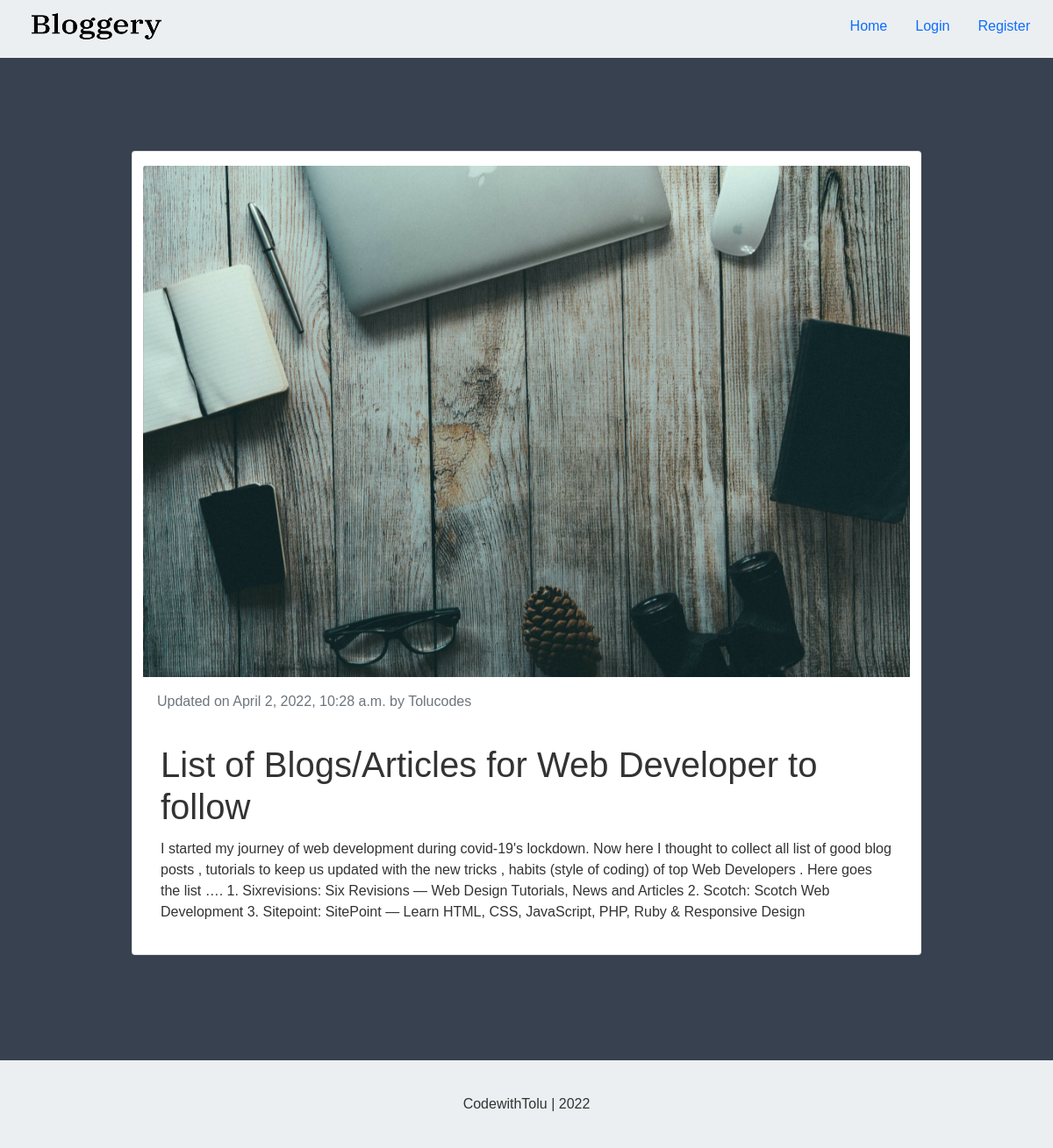
Page /blog/tolucodes-lis-of-blogsarticles-for-web-developer-to-follow/ on the earlier database version.
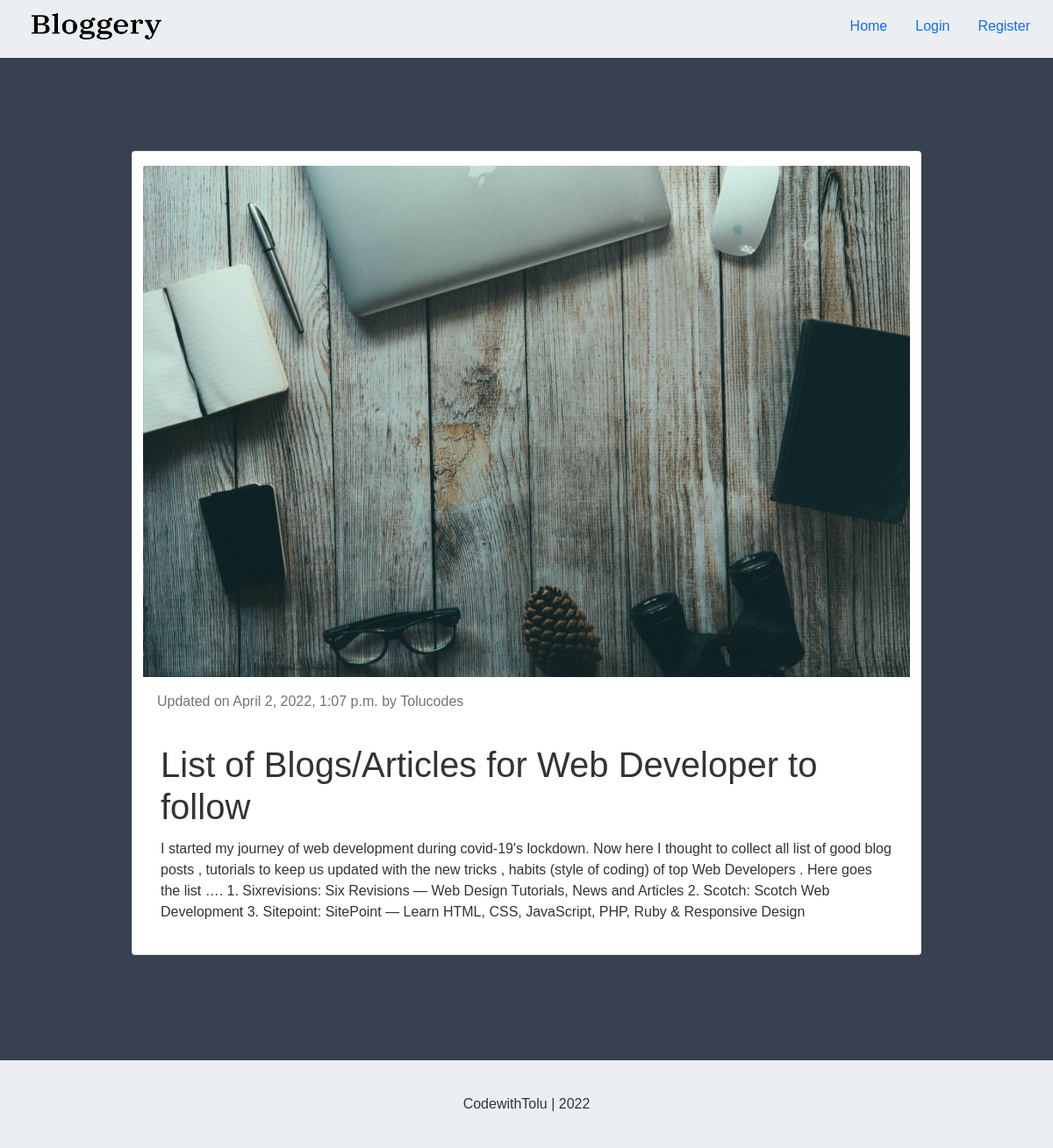
Same page on the later database version.
### blog/models.py (models this page shows, shortened)
class BlogPost(models.Model):
    title                   = models.CharField(max_length=50, blank=False, null=False)
    body                    = models.TextField(max_length=5000, blank=False, null=False)
    image                   = models.ImageField(upload_to=upload_location, null=True, blank=True)
    date_published          = models.DateTimeField(auto_now_add=True, verbose_name="date published")
    date_updated            = models.DateTimeField(auto_now=True, verbose_name="date updated")
    author                  = models.ForeignKey(settings.AUTH_USER_MODEL, on_delete=models.CASCADE)
    slug                    = models.SlugField(blank=True, unique=True)

### account/models.py (models this page shows, shortened)
class Account(AbstractBaseUser):
    email                   = models.EmailField(unique=True, max_length=50)
    username                = models.CharField(unique=True, max_length=25)
    date_joined             = models.DateTimeField(auto_now_add=True)
    last_login              = models.DateTimeField(auto_now=True)
    is_admin                = models.BooleanField(default=False)
    is_staff                = models.BooleanField(default=False)
    is_active               = models.BooleanField(default=True)
    is_superuser            = models.BooleanField(default=False)
    USERNAME_FIELD = 'email'
    REQUIRED_FIELDS = ['username', ]
    objects = MyAccountManager()
    def __str__(self):
        return self.username

### blog/views.py (the view)
# urls.py: path('<slug>/', blog_details_view, name="blog_details"),
def blog_details_view(request, slug):
    context = {}
    blog_details = get_object_or_404(BlogPost, slug=slug)
    context['blog_details'] = blog_details
    return render(request, 'blog/blog_details.html', context)

### blog/templates/blog/blog_details.html (shortened to what this page needs)
{% extends 'base.html' %}
{% block content %}
<div class="container">
    <div class="row">
        <div class="card py-3 mt-2">
            {% if blog_details.image %}
            <img src="{{blog_details.image.url}}" class="card-img-top">
            {% endif %}
            <p class="text-muted px-3 pt-3">
                Updated on {{blog_details.date_updated}} by {{blog_details.author|title}}
            </p>
            <div class="card-body">
              <h1 class="card-title">{{blog_details.title}}</h1>
              <p class="card-text">{{blog_details.body|safe}}</p>
            </div>
          </div>
    </div>
</div>
{% endblock content %}

Differences in the rows shown:
changed BlogPost "List of Blogs/Articles for Web Developer to follow": date_updated "April 2, 2022, 10:28 a.m." → "April 2, 2022, 1:07 p.m."
